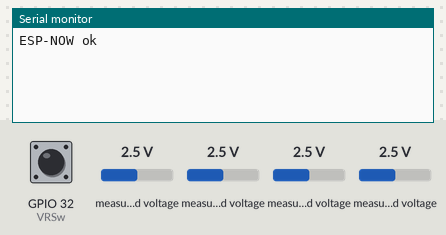
The sketch below on a simulated ESP32. Shown: the last lines printed to the serial monitor. Inputs (shaded band) come from the test bench; at power-on: measured voltage 2.5 V, GPIO 32 (VRSw) HIGH (analog values on the 0–4095 scale).

Above: at 1.7 s.
1.8 s: measured voltage (sensor 200) set to 0.1 V
At 1.93 s:
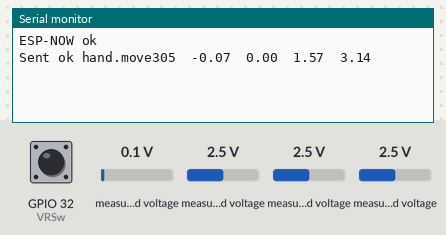
3.4 s: measured voltage (sensor 203) set to 0.1 V
At 3.52 s:
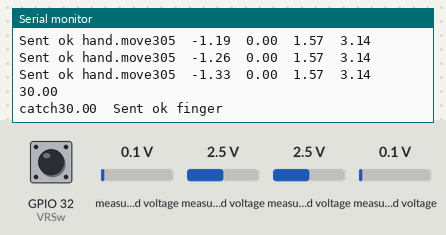
4.9 s: GPIO 32 (VRSw) pulled LOW for 0.15 s
At 4.95 s:
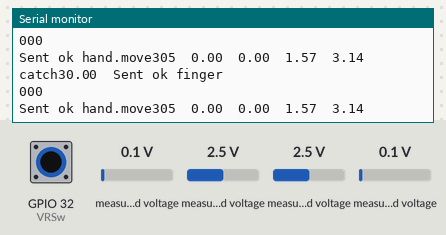
6.5 s: measured voltage (sensor 203) set to 2.5 V
At 6.57 s:
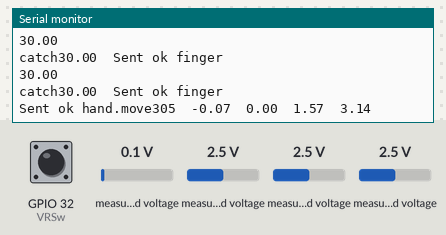
8.0 s: measured voltage (sensor 201) set to 0.1 V
At 8.0 s:
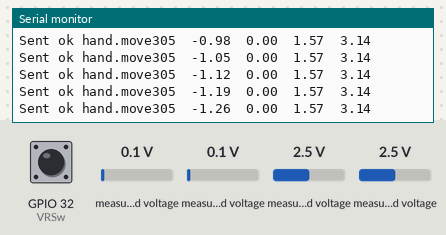
9.5 s: measured voltage (sensor 202) set to 0.1 V
At 9.51 s:
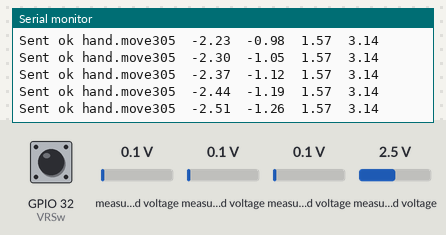
Timing chart, 0 to 12.0 s (numbered marks = the images above; inputs shaded):
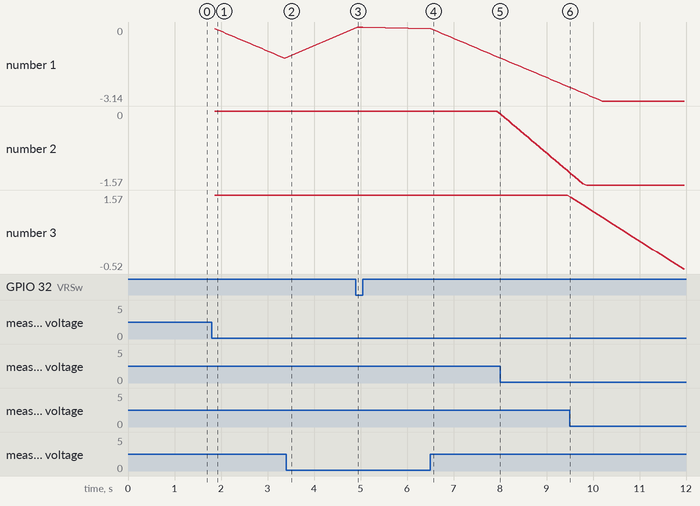

The sketch:

remote5.ino
```cpp
#include <esp_now.h>
#include <WiFi.h>
#include <Wire.h>
#include <Adafruit_ADS1X15.h>
Adafruit_ADS1115 ads;  // 默认I2C地址

#define VRSw 32  // 第一个遥感模块的sw按钮

// 广播MAC地址
uint8_t broadcastAddress[] = {0xFF, 0xFF, 0xFF, 0xFF, 0xFF, 0xFF};

//从机MAC地址
//uint8_t handAddress[] = {0x48, 0xE7, 0x29, 0xB5, 0xE9, 0x44};
//uint8_t fingerAddress[] = {0x78, 0x21, 0x84, 0xC6, 0xDC, 0x40};//0124:add

// 机械手发送数据
typedef struct hand_message {
  int T;
  byte dev;
  float base;
  float shoulder;
  float elbow;
  float hand;
  byte cmd;
  char megs[210];
} hand_message;
hand_message handData;

// 机械爪发送数据
typedef struct finger_message {
  char cmd[8];
  int arc;  //角度
} finger_message;
finger_message fingerData;


esp_now_peer_info_t peerInfo;  //espnow参数

//把摇杆模拟信号改为-11至11的整数
int mapToRange(int x, int in_min, int in_max,int mid) {
  int out_min=-11;
  int out_max=11;

  //返回-8到8之间的数值，不动返回0
  if(x>mid){
    return(  out_max*(x-mid)/(in_max-mid));
  }
  else{
    return( out_min*(mid-x)/(mid-in_min));
  }
}

void setup() {
  pinMode(VRSw,INPUT_PULLUP);
  Serial.begin(115200);
  analogReadResolution(8);  // 设置模拟读取分辨率为8位，读入的数值范围0-255
  // 初始化WiFi
  WiFi.mode(WIFI_STA);
  delay(500);
  // 初始化ESP-NOW
  if (esp_now_init() != ESP_OK) {
    Serial.println("Error initializing ESP-NOW");
    return;
  }
  Serial.println("ESP-NOW ok");
  // 设置ESP-NOW发送完成回调
  esp_now_register_send_cb(OnDataSent);
  memcpy(peerInfo.peer_addr, broadcastAddress, 6);
  peerInfo.channel = 0;
  peerInfo.encrypt = false;
  if (esp_now_add_peer(&peerInfo) != ESP_OK){
    Serial.println("Failed to add peer");
    return;
  }
  //初始化模拟接收模块
  ads.begin();
}
void OnDataSent(const uint8_t *mac_addr, esp_now_send_status_t status) {
  //Serial.println(status == ESPNOW_SEND_SUCCESS ? "Success" : "Fail");
}
float arm[5] = {0, 0, 1.570796, 3.141593, 30};//-----机械手的初始位置
//======下面是机械手最大限制范围
float armLimit[5][2] = {
    {-3.14, 3.14},
    {-1.57, 1.57},
    {-1.11, 3.14},
    {0.4, 3.14},//1.08,3.14
    {30, 330}
};
float getControl[5];

void send1(float arm0,float arm1,float arm2,float arm3){  //发送给机械臂
  handData.T =305;
  handData.dev = 0; // 设备编号0
  handData.base = arm0;  //底座
  handData.shoulder = arm1;  //大臂
  handData.elbow = arm2;  //小臂
  handData.hand = arm3;  //腕
  handData.cmd = 0;  //led灯是否打开
  strcpy(handData.megs, "move");
  esp_err_t result = esp_now_send(broadcastAddress, (uint8_t *) &handData, sizeof(handData));//board->hand
  if (result == ESP_OK) {
    Serial.print("Sent ok hand.");
    Serial.print(handData.megs);
    Serial.print(handData.T);
    Serial.print("  ");
    Serial.print(handData.base);
    Serial.print("  ");
    Serial.print(handData.shoulder);
    Serial.print("  ");
    Serial.print(handData.elbow);
    Serial.print("  ");
    Serial.print(handData.hand);
    Serial.println("  ");
  } else {
    Serial.println("Send Error");
  }
}

//发送给机械爪
void send2(float arm4) {
  strcpy(fingerData.cmd, "catch");
  fingerData.arc = arm4;
  esp_err_t result = esp_now_send(broadcastAddress, (uint8_t *) &fingerData, sizeof(fingerData));//board->finger
  if (result == ESP_OK) {
    Serial.print(fingerData.cmd);
    Serial.print(arm4);
    Serial.print("  ");
    Serial.println("Sent ok finger");
  } else {
    Serial.println("Send Error");
  }
}


float arc=4;//delay秒内移动最大角度, --
float arcRate=arc*3.14/180; //转换成弧度制
void loop() {
  int yValueSw = digitalRead(VRSw);  // 读取第一个遥感模块的按钮情况

  if(yValueSw==0)//回原始位置，
  {
    Serial.println("000");
    //send({"T":305,"dev":0,"b":arm[0],"s":arm[1],"e":arm[2],"h":arm[3],"cmd":0,"megs":"move"}); //发送给机械臂
    arm[0] = 0;//0
    arm[1] = 0;
    arm[2]=1.57;
    arm[3]=3.14;
    arm[4]=30;
    send1(arm[0],arm[1],arm[2],arm[3]);
    send2(arm[4]);
  }
  else
  {
    getControl[0] = mapToRange(ads.readADC_SingleEnded(0), 0, 26900,13663);  // 读取第一个遥感模块的值
    getControl[1] = mapToRange(ads.readADC_SingleEnded(1), 0, 26900,13270);  // 读取第二个遥感模块的值
    getControl[2] = mapToRange(ads.readADC_SingleEnded(2), 0, 26900,13383);  // 读取第三个遥感模块的值
    getControl[3] = mapToRange(ads.readADC_SingleEnded(3), 0, 26900,12975);  // 读取第四个遥感模块的值
    /*Serial.print(getControl[0]);
    Serial.print("  ");
    Serial.print(getControl[1]);
    Serial.print("  ");
    Serial.print(getControl[2]);
    Serial.print("  ");
    Serial.print(getControl[3]);
    Serial.println("  ");*/

    if( getControl[3] != 0){
      //arm[4] += getControl[3] * arc/10;
      if (getControl[3] < -5) {  // 假设阈值为-5，向左
      arm[4] = 30;
      } else if (getControl[3] > 5) {  // 假设阈值为5，向右
      arm[4] = 120;
      }//0124
      arm[4] = constrain(arm[4], armLimit[4][0], armLimit[4][1]);// 限制关节角度在设定范围内
      Serial.println(arm[4]);
      send2(arm[4]);
        }

    // 判断是否所有遥感模块都有输入
    else if(getControl[0] != 0 || getControl[1] != 0 || getControl[2] != 0  ) {
      for(int i = 0; i < 3; i++) {
          arm[i] += getControl[i] * arcRate/10; //返回-10 .. 10之间
          arm[i] = constrain(arm[i], armLimit[i][0], armLimit[i][1]);// 限制关节角度在设定范围内
      }
      //getControl[3]=constrain(1.57/2+(1.57-getControl[1]-getControl[2]), armLimit[3][0], armLimit[3][1]); // 腕要水平,腕=90度+(180度-大臂角度-小臂角度)
      send1(arm[0],arm[1],arm[2],arm[3]);

    }

    delay(50); //延时, --
  }
}
```

Measured:
- after the input at 1.8 s, the serial monitor: prints a new line after 0.07 s (image 1)
- after the input at 3.4 s, the serial monitor: prints a new line after 0.06 s (image 2)
- after the input at 4.9 s, the serial monitor: prints a new line at once (image 3)
- after the input at 6.5 s, the serial monitor: prints a new line at once (image 4)
- plotted number 1: 0 → -1.26 after the input at 6.5 s
- plotted number 3: 1.57 → -0.52 after the input at 9.5 s
